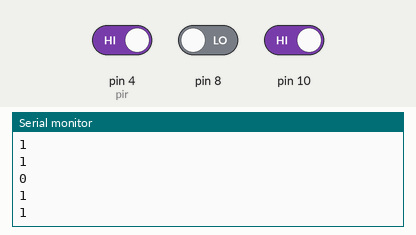
Simulated run of this sketch. Board: Arduino Uno, built with avr-gcc and run on an emulated ATmega328P. On the bench: the last lines printed to the serial monitor. The inputs (shaded band) are chosen by the test bench; at power-on: pin 4 (pir) HIGH, pin 8 LOW, pin 10 HIGH.

Above: at 1.6 s.
1.7 s: pin 4 (pir) driven LOW
At 2.55 s:
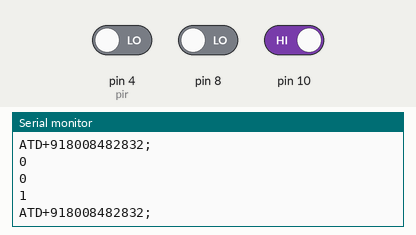
3.7 s: pin 8 driven HIGH
At 4.6 s:
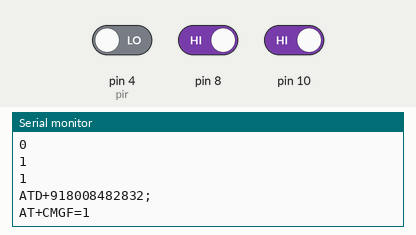
6.7 s: pin 8 driven LOW and pin 10 driven LOW
At 10.7 s:
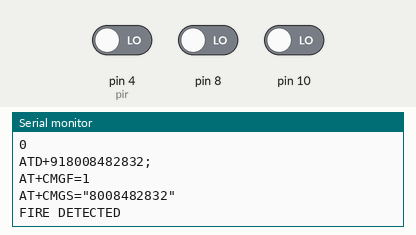

Measured:
- after the input at 1.7 s, the serial monitor: prints a new line after 0.09 s (image 1)
- after the input at 3.7 s, the serial monitor: prints a new line after 0.54 s (image 2)
- after the input at 6.7 s, the serial monitor: prints a new line after 3.5 s (image 3)

The sketch:

GSM_BASED_HOME_SECURITY_SYSTEM.ino
```cpp
int pir;
int gas;
int fire;
 void setup()
 {
 Serial.begin(9600);

 Serial.println("AT+CMGF=1"); // set SMS mode to text
 delay(200);
 Serial.println("AT+CNMI=2,2,0,0,0"); // set module to send SMS data to serial out upon receipt
 delay(200);
 }
 void loop()
 {
 pir = digitalRead(4); // pir sensor output pin connected
 Serial.println(pir); // see the value in serial monitor in Arduino IDE
 gas = digitalRead(8);
 Serial.println(gas);
 fire = digitalRead(10);
 Serial.println(fire);

 if(pir == 0 )
{
  Serial.println("ATD+918008482832;");
 delay(500);
 }
 if(gas == 1)
 {
  Serial.println("AT+CMGF=1");
    delay(500);
    Serial.println("AT+CMGS=\"8008482832\"");
    delay(500);
    Serial.print("GAS DETECTED");
    delay(500);
    Serial.write(26);
    delay(500);
 }
 if(fire == 0)
 {
    Serial.println("AT+CMGF=1");
    delay(500);
    Serial.println("AT+CMGS=\"8008482832\"");
    delay(500);
    Serial.print("FIRE DETECTED");
    delay(500);
    Serial.write(26);
    delay(500);
 }

 }
```
